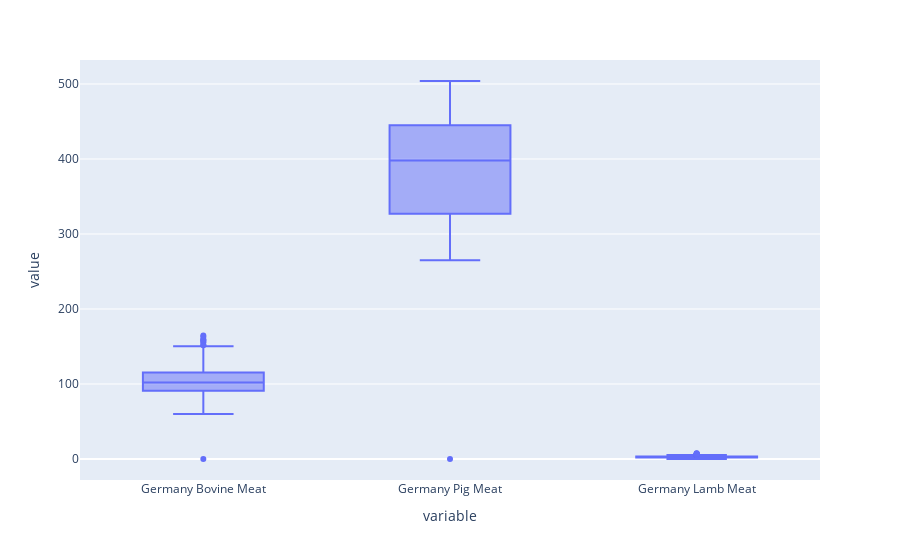

Write notebook code for a chart like this one.
### Code cell
#https://plotly.com/python/box-plots/
fig = px.box(germanData)
fig.show()

### Figure 1 — Plotly figure (JSON) as saved in the notebook; plotly's stock layout.template omitted (floating-point values rounded to 4 significant figures; data arrays with more than 128 entries replaced by an {"elided": "..."} marker saying what was removed)
{"data": [{"alignmentgroup": "True", "hovertemplate": "variable=%{x}<br>value=%{y}<extra></extra>", "legendgroup": "", "marker": {"color": "#636efa"}, "name": "", "notched": false, "offsetgroup": "", "orientation": "v", "showlegend": false, "type": "box", "x": {"elided": "1089 str values"}, "x0": " ", "xaxis": "x", "y": {"elided": "1089 float values"}, "y0": " ", "yaxis": "y"}], "layout": {"boxmode": "group", "legend": {"tracegroupgap": 0}, "margin": {"t": 60}, "xaxis": {"anchor": "y", "domain": [0, 1], "title": {"text": "variable"}}, "yaxis": {"anchor": "x", "domain": [0, 1], "title": {"text": "value"}}}}
